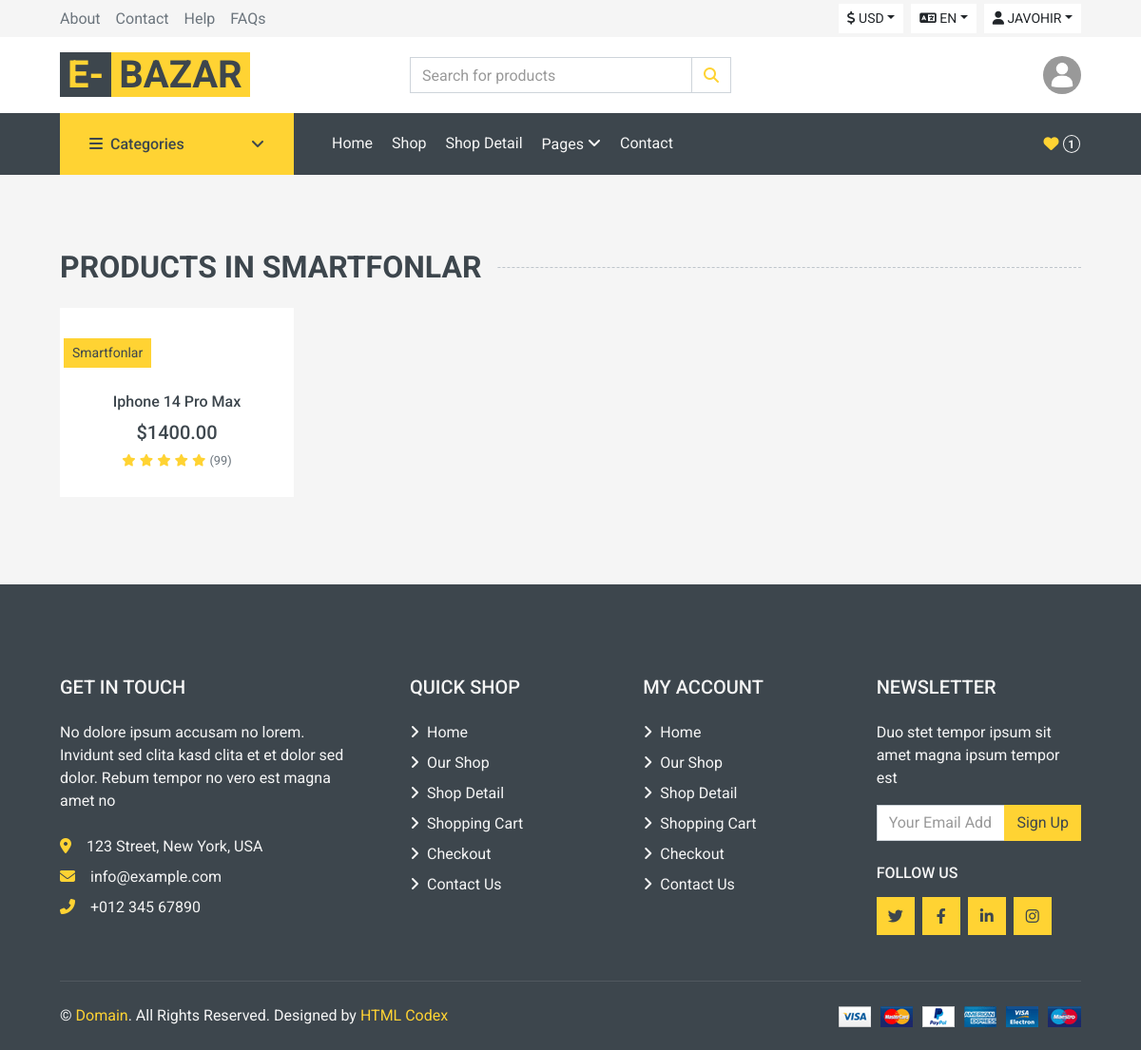
The app's page /Smartfonlar/category/ (signed in) with its own data.
### users/models.py (models this page shows, shortened)
class CustomUser(AbstractUser):
    phone = models.CharField(max_length=17, blank=True, null=True)
    telegram = models.CharField(max_length=150, blank=True, null=True)
    gender = models.CharField(max_length=20, choices=GENDER_SELECTION, blank=True)
    avatar = models.ImageField(upload_to='avatars/', default='avatars/default.png', blank=True)

### products/models.py (models this page shows, shortened)
class Category(models.Model):
    name = models.CharField(max_length=20)
    image = models.ImageField(upload_to='category/')
    def __str__(self):
        return str(self.name)

class Product(models.Model):
    author = models.ForeignKey(CustomUser, on_delete=models.CASCADE)
    category = models.ForeignKey(Category, on_delete=models.CASCADE)
    title = models.CharField(max_length=255)
    description = models.TextField()
    price = models.DecimalField(max_digits=100000000, decimal_places=2)
    address = models.CharField(max_length=150)
    phone_number = models.CharField(max_length=17)
    tg_username = models.CharField(max_length=150)
    created_at = models.DateTimeField(auto_now_add=True)
    updated_at = models.DateTimeField(auto_now=True)
    color = models.ManyToManyField(Colors)
    url = models.URLField(max_length = 1000, blank=True, null=True)
    seo_keywords = models.TextField()
    seo_description = models.TextField()
    class Meta:
        ordering = ['-created_at']

### main/views.py (the view)
class CategoryView(View):
    def get(self, request, category_name):
        category = get_object_or_404(Category, name=category_name)
        products = Product.objects.filter(category=category)
        return render(request, 'pages/category.html', {'category': category,
                                                       'products': products})

### main/views.py (called while the page is built)
def for_all_pages(request):
    categories = Category.objects.all()
    clotheCategory = ClotheCategory.objects.all()
    items = list(Category.objects.all())
    random_items = random.sample(items, 3)
    return {
            'categories': categories,
            'random_items': random_items,
            'clotheCategory':clotheCategory
            }

### templates/pages/category.html (shortened to what this page needs)
{% extends 'layouts/base.html' %}
{% load static %}
{% block content %}
<div class="container-fluid pt-5 pb-3">
    <h2 class="section-title position-relative text-uppercase mx-xl-5 mb-4"><span class="bg-secondary pr-3">Products in {{category}}</span></h2>
    <div class="row px-xl-5">
        {% if products.exists %}
        {% for product in products %}
        <div class="col-lg-3 col-md-4 col-sm-6 pb-1">
            <div class="product-item bg-light mb-4">
                <div class="product-img position-relative overflow-hidden" style="background-color:#fff;">
                    <div class="product-action">
                    </div>
                </div>
                <a href="" class="btn btn-sm btn-primary mt-2 mx-1">{{product.category.name}}</a>
                <div class="text-center py-4">
                    <a class="h6 text-decoration-none text-truncate" href="{% url 'product:product_detail' product.id %}">{{product.title}}</a>
                    <div class="d-flex align-items-center justify-content-center mt-2">
                        <h5>${{product.price}}</h5>
                    </div>
                    <div class="d-flex align-items-center justify-content-center mb-1">
                        <small class="fa fa-star text-primary mr-1"></small>
                        <small class="fa fa-star text-primary mr-1"></small>
                        <small class="fa fa-star text-primary mr-1"></small>
                        <small class="fa fa-star text-primary mr-1"></small>
                        <small class="fa fa-star text-primary mr-1"></small>
                        <small>(99)</small>
                    </div>
                </div>
            </div>
        </div>
        {% endfor %}
        {% else %}
        <img class="w-50 m-auto" src="{% static 'img/404.png' %}" alt="">
        <div class="container-fluid pt-5 pb-3">
        <h2 class="section-title text-center text-uppercase"><span class="bg-secondary pr-3">Products not found</span></h2>
        </div>
        {% endif %}
    </div>
</div>
{% endblock %}

### templates/components/haeder_user.html (shortened to what this page needs)
{% if user.is_authenticated %}
<div class="btn-group">
    <button type="button" class="btn btn-sm btn-light text-uppercase dropdown-toggle" data-toggle="dropdown"><i class="fa fa-user" aria-hidden="true"></i> {{request.user.first_name}}</button>
</div>
{% endif %}

### templates/components/header_avatar.html
{% if user.is_authenticated %}
<div class="col-lg-4 col-6 text-right">
  <img
    class="rounded-circle m-0"
    src="{{request.user.avatar.url}}"
    width="40"
  />
</div>
{% else %}
<div class="col-lg-4 col-6 text-right">
  <p class="m-0">Customer Service</p>
  <h5 class="m-0">+012 345 6789</h5>
</div>
{% endif %}

### templates/components/cart.html
{% if request.user.is_authenticated %}
<div class="navbar-nav ml-auto py-0 d-none d-lg-block">
    <a href="{% url 'users:saveds' %}" class="btn px-0">
        <i class="fas fa-heart text-primary"></i>
        <span class="badge {% if saveds_count > 0 %}badge-danger{% endif %} text-secondary border border-secondary rounded-circle" style="padding-bottom: 2px;">{{request.user.saved_set.count}}</span>
    </a>
</div>
{% endif %}

### records on screen
CustomUser: user.first_name "JAVOHIR", user.avatar (placeholder picture), user.saved_set.count "1"
Category: name "SMARTFONLAR"
Product: category.name "Smartfonlar", title "Iphone 14 Pro Max", price "1400.00"
